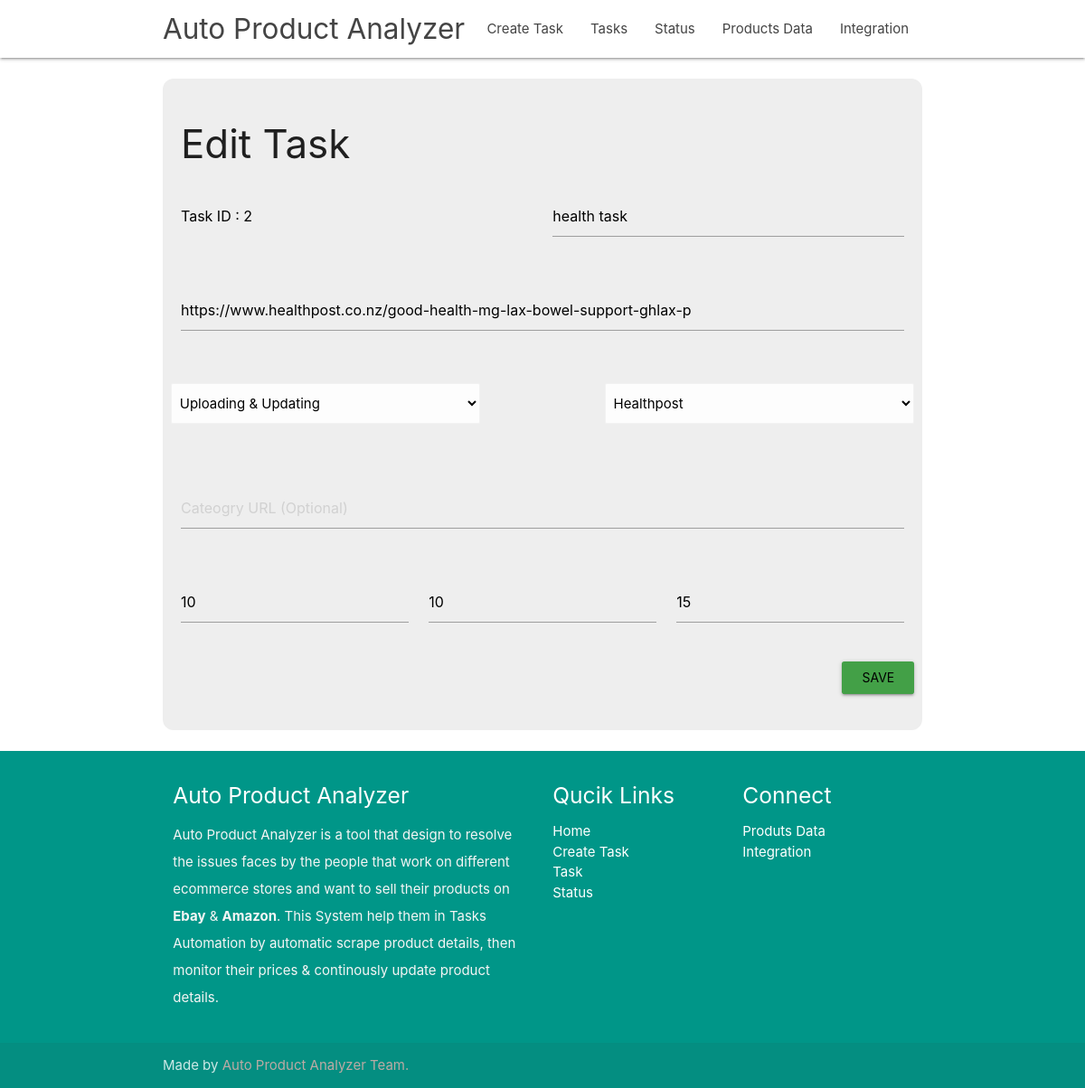
Page /edit/2/ on the committed database.
### tables this page shows
CREATE TABLE tasks (id integer PRIMARY KEY AUTOINCREMENT,name varchar (255),url varchar (255),category varchar (100),website varchar (50),sub_url varchar (255),margin_fee numeric,ship_fee numeric,ebay_fee numeric);

### auto_analyzer.py (the view)
@ app.route('/edit/<id>/',methods =["GET", "POST"])
def edit(id):
    if request.method=="POST":
        name,url,website,category,optional_subcategory='','','','',''
        name = request.form.get("name")
        url = request.form.get("url")
        website=request.form.get("web")
        category=request.form.get("category")
        optional_subcategory=request.form.get("cat_url")
        print(name,url,website,category,optional_subcategory)
        data={'name':name,'url':url,'website':website,'category':category,'sub_category':optional_subcategory}
        id=request.form.get("id").split(":")[-1].strip()
        ebay_fee = request.form.get("ebay_fee")
        ship_fee = request.form.get("ship_fee")
        margin_fee=request.form.get("margin_fee")
        data.update({'ebay_fee':ebay_fee,'ship_fee':ship_fee,'margin_fee':margin_fee,'id':id})
        model.edit_task(data)
        flash('Task Update Successfully!!!')
        return redirect(url_for('tasks_lists'))
    else:
        data=model.get_specific_record(id)
        return render_template('edit_task.html',id=id,data=data)

### model.py (called while the page is built)
def get_specific_record(id):
    with sqlite3.connect("productanalyzer.sqlite3") as con:
        r1=con.execute("select *from tasks where id='{}'".format(id))
        result=r1.fetchall()
        return result

### templates/edit_task.html (shortened to what this page needs)
{% extends 'layout.html' %}
{% block body %}
<br>
<div class="container grey lighten-3 setting_style">
    <h3>Edit Task</h3>
    <form action="/edit/<id>/" method="POST" class="col s12">
      <div class="row">
        <div class="input-field col l6 m6 s12" >
            <input id="id" name="id" style="border-bottom: none!important; box-shadow: none!important;" type="text" class="validate" value="Task ID : {{id}}" required>
          </div>
          <div class="input-field col l6 m6 s12">
            <input id="name" name="name" type="text" class="validate" placeholder="Task Name*" value="{{data[0][1]}}" required>
          </div>
      </div>
      <div class="row">
          <div class="input-field col s12">
            <input id="url" name="url" type="text" class="validate" placeholder="Product Url Or Sku*" value="{{data[0][2]}}" required>
          </div>
      </div>
      <div class="row">
          <div class="input-field col l5 m5 s12">
            <div class="row green-text">
              <select name="category" class="browser-default" required>
                  <option value="{{data[0][3]}}"  selected>
                    {{data[0][3]}}
                  </option>
              </select>
            </div>
          </div>
          <div class="col l2 m2"></div>
          <div class="input-field col l5 m5 s12">
            <div class="row green-text">
              <select name="web" class="browser-default" required>
                  <option value="{{data[0][4]}}" selected>
                    {{data[0][4]}}
                  </option>
              </select>
            </div>
          </div>
      </div>
      <div class="row">
        <div class="input-field col s12">
          <input name="cat_url" id="cat_url" type="text" class="validate" placeholder="Cateogry URL (Optional)" value="{{data[0][5]}}">
        </div>
      </div>
      <div class="row">
        <div class="input-field col l4 m4 s12">
          <input id="ship_fee" name="ship_fee" type="number" class="validate" placeholder="Shipping Fee(%)*" value="{{data[0][7]}}" required>
        </div>
        <div class="input-field col l4 m4 s12">
            <input id="ebay_fee" name="ebay_fee" type="number" class="validate" placeholder="Ebay Fee(%)*" value="{{data[0][8]}}" required>
          </div>
        <div class="input-field col l4 m4 s12">
            <input id="margin_fee" name="margin_fee" type="number" class="validate" placeholder="Profit Margin(%)*" value="{{data[0][6]}}" required>
        </div>
    </div>
      <div class="row right-align">
        <input type="submit" class="waves-effect waves-light green darken-1 btn" value="Save">
      </div>
    </form>
</div>
<br>
{% endblock %}

### static/css/style.css (style rules this page uses)
.setting_style { padding:20px; border-radius: 12px; }

### rows in the picture
tasks: name "health task", url "https://www.healthpost.co.nz/good-health-mg-lax-bowel-support-ghlax-p", category "Uploading & Updating", web "Healthpost", ship_fee "10", ebay_fee "10", margin_fee "15"
